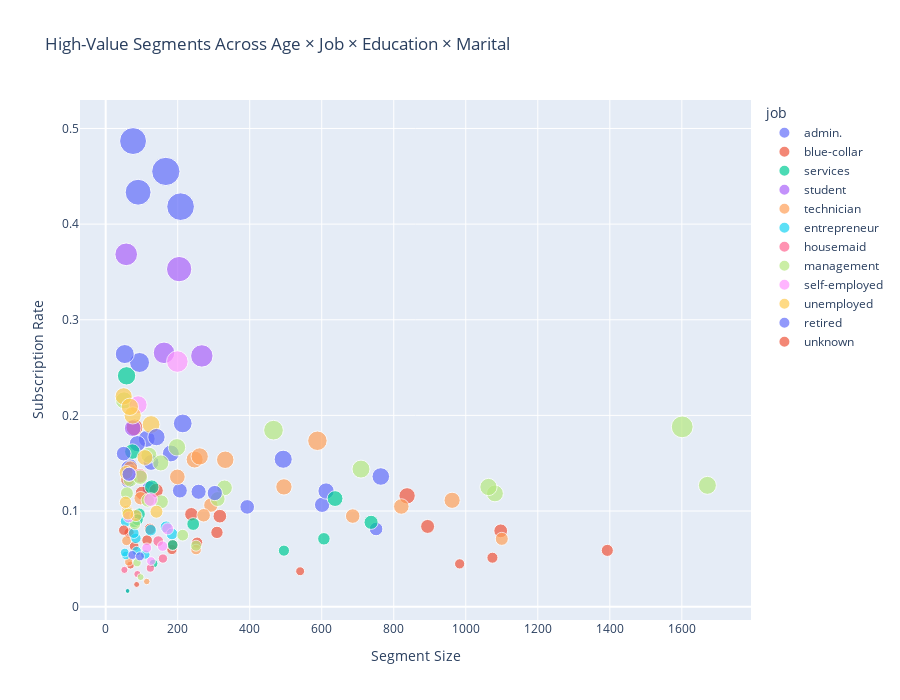

Notebook code cell kept with this figure:
### Code cell
segment = df.groupby(['age_group', 'job', 'education', 'marital']).agg(
    likelihood=('y_binary', 'mean'),
    volume=('y_binary', 'sum'),
    sample_size=('y_binary', 'count')
).reset_index()

# compute priority score = likelihood × log(sample size) to identify high-likelihood segments with sufficient sample size for targeting
import numpy as np
segment['priority_score'] = segment['likelihood'] * np.log(segment['sample_size'] + 1)

#filter out unstable segment
segment = segment[segment['sample_size'] >= 50]

# visualize combined segments with interactive scatter plot (x=sample size, y=likelihood, size=priority score, color=job) to identify high-value segments across age × job × education × marital
import plotly.express as px

fig = px.scatter(
    segment,
    x='sample_size',
    y='likelihood',
    size='priority_score',
    color='job',
    hover_data=['age_group', 'education', 'marital', 'sample_size', 'likelihood'],
    title="High-Value Segments Across Age × Job × Education × Marital",
    labels={'sample_size': 'Segment Size', 'likelihood': 'Subscription Rate'}
)

fig.update_layout(height=700)
fig.show()

### Figure 1 — Plotly figure (JSON) as saved in the notebook; plotly's stock layout.template omitted (floating-point values rounded to 4 significant figures)
{"data": [{"customdata": [["18–25", "secondary", "single"], ["26–35", "secondary", "divorced"], ["26–35", "secondary", "married"], ["26–35", "secondary", "single"], ["26–35", "tertiary", "married"], ["26–35", "tertiary", "single"], ["36–45", "secondary", "divorced"], ["36–45", "secondary", "married"], ["36–45", "secondary", "single"], ["36–45", "tertiary", "married"], ["36–45", "tertiary", "single"], ["46–55", "primary", "married"], ["46–55", "secondary", "divorced"], ["46–55", "secondary", "married"], ["46–55", "secondary", "single"], ["56–65", "secondary", "divorced"], ["56–65", "secondary", "married"]], "hovertemplate": "job=admin.<br>Segment Size=%{x}<br>Subscription Rate=%{y}<br>priority_score=%{marker.size}<br>age_group=%{customdata[0]}<br>education=%{customdata[1]}<br>marital=%{customdata[2]}<extra></extra>", "legendgroup": "admin.", "marker": {"color": "#636efa", "size": [0.5413, 0.5955, 0.6816, 0.9039, 0.8324, 0.8338, 0.6677, 0.5379, 0.6235, 0.7651, 0.6227, 0.06851, 0.6472, 0.7761, 0.7305, 0.6014, 1.029], "sizemode": "area", "sizeref": 0.00583, "symbol": "circle"}, "mode": "markers", "name": "admin.", "orientation": "v", "showlegend": true, "type": "scatter", "x": [61, 121, 601, 764, 114, 181, 258, 751, 393, 88, 68, 60, 206, 612, 126, 62, 214], "xaxis": "x", "y": [0.1311, 0.124, 0.1065, 0.1361, 0.1754, 0.1602, 0.1202, 0.08123, 0.1043, 0.1705, 0.1471, 0.01667, 0.1214, 0.1209, 0.1508, 0.1452, 0.1916], "yaxis": "y"}, {"customdata": [["18–25", "secondary", "single"], ["26–35", "primary", "married"], ["26–35", "primary", "single"], ["26–35", "secondary", "divorced"], ["26–35", "secondary", "married"], ["26–35", "secondary", "single"], ["36–45", "primary", "divorced"], ["36–45", "primary", "married"], ["36–45", "primary", "single"], ["36–45", "secondary", "divorced"], ["36–45", "secondary", "married"], ["36–45", "secondary", "single"], ["36–45", "unknown", "married"], ["46–55", "primary", "divorced"], ["46–55", "primary", "married"], ["46–55", "primary", "single"], ["46–55", "secondary", "divorced"], ["46–55", "secondary", "married"], ["46–55", "secondary", "single"], ["46–55", "unknown", "married"], ["56–65", "primary", "married"], ["56–65", "secondary", "married"]], "hovertemplate": "job=blue-collar<br>Segment Size=%{x}<br>Subscription Rate=%{y}<br>priority_score=%{marker.size}<br>age_group=%{customdata[0]}<br>education=%{customdata[1]}<br>marital=%{customdata[2]}<extra></extra>", "legendgroup": "blue-collar", "marker": {"color": "#EF553B", "size": [0.824, 0.2331, 0.5292, 0.2773, 0.5552, 0.7801, 0.5495, 0.3575, 0.3121, 0.3375, 0.4262, 0.5453, 0.3919, 0.6009, 0.3085, 0.3223, 0.1039, 0.5702, 0.1847, 0.3307, 0.4456, 0.3709], "sizemode": "area", "sizeref": 0.00583, "symbol": "circle"}, "mode": "markers", "name": "blue-collar", "orientation": "v", "showlegend": true, "type": "scatter", "x": [80, 540, 238, 79, 1097, 837, 101, 1074, 184, 186, 1393, 317, 123, 140, 983, 65, 86, 894, 69, 115, 309, 254], "xaxis": "x", "y": [0.1875, 0.03704, 0.09664, 0.06329, 0.07931, 0.1159, 0.1188, 0.05121, 0.05978, 0.06452, 0.05887, 0.09464, 0.0813, 0.1214, 0.04476, 0.07692, 0.02326, 0.08389, 0.04348, 0.06957, 0.07767, 0.06693], "yaxis": "y"}, {"customdata": [["18–25", "secondary", "single"], ["26–35", "secondary", "divorced"], ["26–35", "secondary", "married"], ["26–35", "secondary", "single"], ["26–35", "tertiary", "single"], ["36–45", "primary", "married"], ["36–45", "secondary", "divorced"], ["36–45", "secondary", "married"], ["36–45", "secondary", "single"], ["46–55", "primary", "married"], ["46–55", "secondary", "divorced"], ["46–55", "secondary", "married"], ["46–55", "secondary", "single"], ["56–65", "secondary", "married"]], "hovertemplate": "job=services<br>Segment Size=%{x}<br>Subscription Rate=%{y}<br>priority_score=%{marker.size}<br>age_group=%{customdata[0]}<br>education=%{customdata[1]}<br>marital=%{customdata[2]}<extra></extra>", "legendgroup": "services", "marker": {"color": "#00cc96", "size": [0.9842, 0.4397, 0.4547, 0.73, 0.7001, 0.3883, 0.3375, 0.5824, 0.4751, 0.4081, 0.6075, 0.3636, 0.06766, 0.221], "sizemode": "area", "sizeref": 0.00583, "symbol": "circle"}, "mode": "markers", "name": "services", "orientation": "v", "showlegend": true, "type": "scatter", "x": [58, 93, 606, 637, 74, 79, 186, 737, 243, 88, 128, 495, 61, 133], "xaxis": "x", "y": [0.2414, 0.09677, 0.07096, 0.113, 0.1622, 0.08861, 0.06452, 0.0882, 0.08642, 0.09091, 0.125, 0.05859, 0.01639, 0.04511], "yaxis": "y"}, {"customdata": [["18–25", "secondary", "single"], ["18–25", "unknown", "single"], ["26–35", "secondary", "single"], ["26–35", "tertiary", "single"], ["26–35", "unknown", "single"]], "hovertemplate": "job=student<br>Segment Size=%{x}<br>Subscription Rate=%{y}<br>priority_score=%{marker.size}<br>age_group=%{customdata[0]}<br>education=%{customdata[1]}<br>marital=%{customdata[2]}<extra></extra>", "legendgroup": "student", "marker": {"color": "#ab63fa", "size": [1.879, 1.496, 1.466, 1.352, 0.8084], "sizemode": "area", "sizeref": 0.00583, "symbol": "circle"}, "mode": "markers", "name": "student", "orientation": "v", "showlegend": true, "type": "scatter", "x": [204, 57, 267, 162, 75], "xaxis": "x", "y": [0.3529, 0.3684, 0.2622, 0.2654, 0.1867], "yaxis": "y"}, {"customdata": [["18–25", "secondary", "single"], ["26–35", "secondary", "divorced"], ["26–35", "secondary", "married"], ["26–35", "secondary", "single"], ["26–35", "tertiary", "married"], ["26–35", "tertiary", "single"], ["36–45", "secondary", "divorced"], ["36–45", "secondary", "married"], ["36–45", "secondary", "single"], ["36–45", "tertiary", "divorced"], ["36–45", "tertiary", "married"], ["36–45", "tertiary", "single"], ["46–55", "secondary", "divorced"], ["46–55", "secondary", "married"], ["46–55", "secondary", "single"], ["46–55", "tertiary", "divorced"], ["46–55", "tertiary", "married"], ["46–55", "unknown", "married"], ["56–65", "secondary", "divorced"], ["56–65", "secondary", "married"], ["56–65", "tertiary", "married"]], "hovertemplate": "job=technician<br>Segment Size=%{x}<br>Subscription Rate=%{y}<br>priority_score=%{marker.size}<br>age_group=%{customdata[0]}<br>education=%{customdata[1]}<br>marital=%{customdata[2]}<extra></extra>", "legendgroup": "technician", "marker": {"color": "#FFA15A", "size": [0.5481, 0.1249, 0.619, 0.7641, 0.603, 1.106, 0.5362, 0.4966, 0.7774, 0.4111, 0.8922, 0.8482, 0.3304, 0.7031, 0.5199, 0.2812, 0.7189, 0.1957, 0.6023, 0.8747, 0.6157], "sizemode": "area", "sizeref": 0.00583, "symbol": "circle"}, "mode": "markers", "name": "technician", "orientation": "v", "showlegend": true, "type": "scatter", "x": [60, 114, 686, 962, 292, 588, 272, 1100, 495, 60, 332, 247, 251, 821, 97, 58, 199, 64, 71, 261, 69], "xaxis": "x", "y": [0.1333, 0.02632, 0.09475, 0.1112, 0.1062, 0.1735, 0.09559, 0.07091, 0.1253, 0.1, 0.1536, 0.1538, 0.05976, 0.1048, 0.1134, 0.06897, 0.1357, 0.04688, 0.1408, 0.1571, 0.1449], "yaxis": "y"}, {"customdata": [["26–35", "secondary", "married"], ["26–35", "tertiary", "married"], ["26–35", "tertiary", "single"], ["36–45", "primary", "married"], ["36–45", "secondary", "married"], ["36–45", "tertiary", "married"], ["46–55", "primary", "married"], ["46–55", "secondary", "married"], ["46–55", "tertiary", "married"], ["56–65", "tertiary", "married"]], "hovertemplate": "job=entrepreneur<br>Segment Size=%{x}<br>Subscription Rate=%{y}<br>priority_score=%{marker.size}<br>age_group=%{customdata[0]}<br>education=%{customdata[1]}<br>marital=%{customdata[2]}<extra></extra>", "legendgroup": "entrepreneur", "marker": {"color": "#19d3f3", "size": [0.3173, 0.2596, 0.3361, 0.2166, 0.4275, 0.3972, 0.361, 0.2569, 0.3869, 0.2258], "sizemode": "area", "sizeref": 0.00583, "symbol": "circle"}, "mode": "markers", "name": "entrepreneur", "orientation": "v", "showlegend": true, "type": "scatter", "x": [84, 86, 78, 56, 168, 184, 56, 110, 125, 53], "xaxis": "x", "y": [0.07143, 0.05814, 0.07692, 0.05357, 0.08333, 0.07609, 0.08929, 0.05455, 0.08, 0.0566], "yaxis": "y"}, {"customdata": [["26–35", "primary", "married"], ["36–45", "primary", "married"], ["36–45", "secondary", "married"], ["46–55", "primary", "married"], ["46–55", "secondary", "married"], ["56–65", "primary", "married"]], "hovertemplate": "job=housemaid<br>Segment Size=%{x}<br>Subscription Rate=%{y}<br>priority_score=%{marker.size}<br>age_group=%{customdata[0]}<br>education=%{customdata[1]}<br>marital=%{customdata[2]}<extra></extra>", "legendgroup": "housemaid", "marker": {"color": "#FF6692", "size": [0.1527, 0.1947, 0.153, 0.2554, 0.6246, 0.3418], "sizemode": "area", "sizeref": 0.00583, "symbol": "circle"}, "mode": "markers", "name": "housemaid", "orientation": "v", "showlegend": true, "type": "scatter", "x": [52, 124, 88, 159, 95, 146], "xaxis": "x", "y": [0.03846, 0.04032, 0.03409, 0.05031, 0.1368, 0.06849], "yaxis": "y"}, {"customdata": [["26–35", "secondary", "married"], ["26–35", "secondary", "single"], ["26–35", "tertiary", "divorced"], ["26–35", "tertiary", "married"], ["26–35", "tertiary", "single"], ["36–45", "primary", "married"], ["36–45", "secondary", "married"], ["36–45", "secondary", "single"], ["36–45", "tertiary", "divorced"], ["36–45", "tertiary", "married"], ["36–45", "tertiary", "single"], ["36–45", "unknown", "married"], ["46–55", "primary", "married"], ["46–55", "secondary", "divorced"], ["46–55", "secondary", "married"], ["46–55", "tertiary", "divorced"], ["46–55", "tertiary", "married"], ["46–55", "tertiary", "single"], ["46–55", "unknown", "married"], ["56–65", "primary", "married"], ["56–65", "secondary", "married"], ["56–65", "tertiary", "divorced"], ["56–65", "tertiary", "married"]], "hovertemplate": "job=management<br>Segment Size=%{x}<br>Subscription Rate=%{y}<br>priority_score=%{marker.size}<br>age_group=%{customdata[0]}<br>education=%{customdata[1]}<br>marital=%{customdata[2]}<extra></extra>", "legendgroup": "management", "marker": {"color": "#B6E880", "size": [0.5301, 0.5539, 0.7593, 0.8273, 1.387, 0.5604, 0.3525, 0.1418, 0.7209, 0.9416, 0.9445, 0.8522, 0.2059, 0.4059, 0.4015, 0.6463, 0.872, 0.8822, 0.4858, 0.3808, 0.6195, 0.7572, 1.134], "sizemode": "area", "sizeref": 0.00583, "symbol": "circle"}, "mode": "markers", "name": "management", "orientation": "v", "showlegend": true, "type": "scatter", "x": [117, 155, 120, 1081, 1601, 68, 251, 97, 330, 1671, 709, 51, 87, 61, 214, 311, 1063, 198, 59, 81, 96, 153, 466], "xaxis": "x", "y": [0.1111, 0.1097, 0.1583, 0.1184, 0.188, 0.1324, 0.06375, 0.03093, 0.1242, 0.1269, 0.1439, 0.2157, 0.04598, 0.09836, 0.07477, 0.1125, 0.1251, 0.1667, 0.1186, 0.08642, 0.1354, 0.1503, 0.1845], "yaxis": "y"}, {"customdata": [["26–35", "secondary", "married"], ["26–35", "secondary", "single"], ["26–35", "tertiary", "married"], ["26–35", "tertiary", "single"], ["36–45", "secondary", "married"], ["36–45", "tertiary", "married"], ["36–45", "tertiary", "single"], ["46–55", "secondary", "married"], ["46–55", "tertiary", "married"]], "hovertemplate": "job=self-employed<br>Segment Size=%{x}<br>Subscription Rate=%{y}<br>priority_score=%{marker.size}<br>age_group=%{customdata[0]}<br>education=%{customdata[1]}<br>marital=%{customdata[2]}<extra></extra>", "legendgroup": "self-employed", "marker": {"color": "#FF97FF", "size": [0.5801, 0.3913, 0.5417, 1.358, 0.4195, 0.3208, 0.9523, 0.2307, 0.2914], "sizemode": "area", "sizeref": 0.00583, "symbol": "circle"}, "mode": "markers", "name": "self-employed", "orientation": "v", "showlegend": true, "type": "scatter", "x": [65, 64, 125, 199, 172, 158, 90, 126, 114], "xaxis": "x", "y": [0.1385, 0.09375, 0.112, 0.2563, 0.0814, 0.06329, 0.2111, 0.04762, 0.0614], "yaxis": "y"}, {"customdata": [["26–35", "secondary", "married"], ["26–35", "secondary", "single"], ["26–35", "tertiary", "single"], ["36–45", "primary", "married"], ["36–45", "secondary", "married"], ["36–45", "secondary", "single"], ["36–45", "tertiary", "married"], ["46–55", "primary", "married"], ["46–55", "secondary", "married"], ["56–65", "secondary", "married"]], "hovertemplate": "job=unemployed<br>Segment Size=%{x}<br>Subscription Rate=%{y}<br>priority_score=%{marker.size}<br>age_group=%{customdata[0]}<br>education=%{customdata[1]}<br>marital=%{customdata[2]}<extra></extra>", "legendgroup": "unemployed", "marker": {"color": "#FECB52", "size": [0.4231, 0.7331, 0.8661, 0.4009, 0.4921, 0.5699, 0.865, 0.4391, 0.9227, 0.8817], "sizemode": "area", "sizeref": 0.00583, "symbol": "circle"}, "mode": "markers", "name": "unemployed", "orientation": "v", "showlegend": true, "type": "scatter", "x": [84, 109, 75, 62, 141, 57, 50, 55, 126, 67], "xaxis": "x", "y": [0.09524, 0.156, 0.2, 0.09677, 0.09929, 0.1404, 0.22, 0.1091, 0.1905, 0.209], "yaxis": "y"}, {"customdata": [["46–55", "primary", "married"], ["46–55", "secondary", "married"], ["56–65", "primary", "divorced"], ["56–65", "primary", "married"], ["56–65", "secondary", "divorced"], ["56–65", "secondary", "married"], ["56–65", "tertiary", "divorced"], ["56–65", "tertiary", "married"], ["56–65", "unknown", "married"], ["65+", "primary", "divorced"], ["65+", "primary", "married"], ["65+", "secondary", "married"], ["65+", "tertiary", "married"]], "hovertemplate": "job=retired<br>Segment Size=%{x}<br>Subscription Rate=%{y}<br>priority_score=%{marker.size}<br>age_group=%{customdata[0]}<br>education=%{customdata[1]}<br>marital=%{customdata[2]}<extra></extra>", "legendgroup": "retired", "marker": {"color": "#636efa", "size": [0.2334, 0.2402, 0.5801, 0.6793, 1.163, 0.9562, 1.054, 0.8787, 0.6291, 2.115, 2.235, 2.332, 1.955], "sizemode": "area", "sizeref": 0.00583, "symbol": "circle"}, "mode": "markers", "name": "retired", "orientation": "v", "showlegend": true, "type": "scatter", "x": [74, 95, 65, 303, 94, 493, 53, 141, 50, 76, 208, 167, 90], "xaxis": "x", "y": [0.05405, 0.05263, 0.1385, 0.1188, 0.2553, 0.1542, 0.2642, 0.1773, 0.16, 0.4868, 0.4183, 0.4551, 0.4333], "yaxis": "y"}, {"customdata": [["46–55", "unknown", "married"]], "hovertemplate": "job=unknown<br>Segment Size=%{x}<br>Subscription Rate=%{y}<br>priority_score=%{marker.size}<br>age_group=%{customdata[0]}<br>education=%{customdata[1]}<br>marital=%{customdata[2]}<extra></extra>", "legendgroup": "unknown", "marker": {"color": "#EF553B", "size": [0.3145], "sizemode": "area", "sizeref": 0.00583, "symbol": "circle"}, "mode": "markers", "name": "unknown", "orientation": "v", "showlegend": true, "type": "scatter", "x": [50], "xaxis": "x", "y": [0.08], "yaxis": "y"}], "layout": {"height": 700, "legend": {"itemsizing": "constant", "title": {"text": "job"}, "tracegroupgap": 0}, "title": {"text": "High-Value Segments Across Age × Job × Education × Marital"}, "xaxis": {"anchor": "y", "domain": [0, 1], "title": {"text": "Segment Size"}}, "yaxis": {"anchor": "x", "domain": [0, 1], "title": {"text": "Subscription Rate"}}}}
